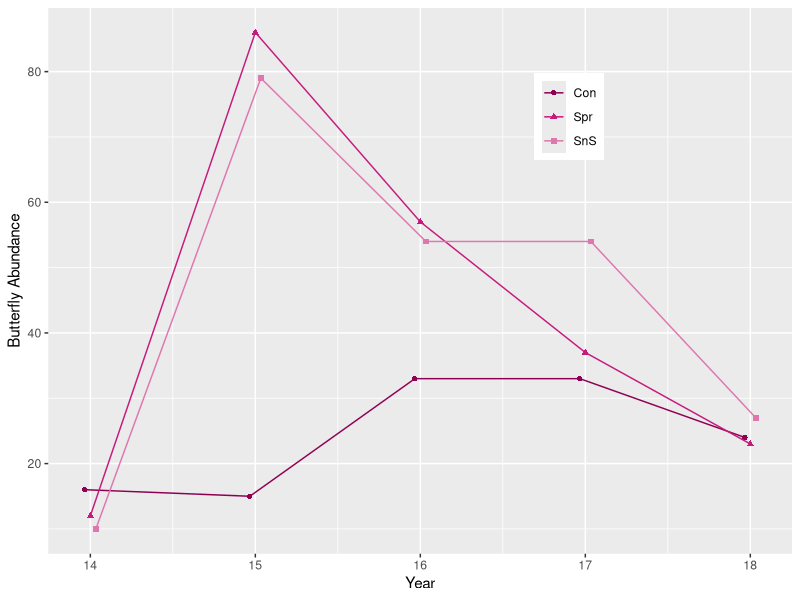
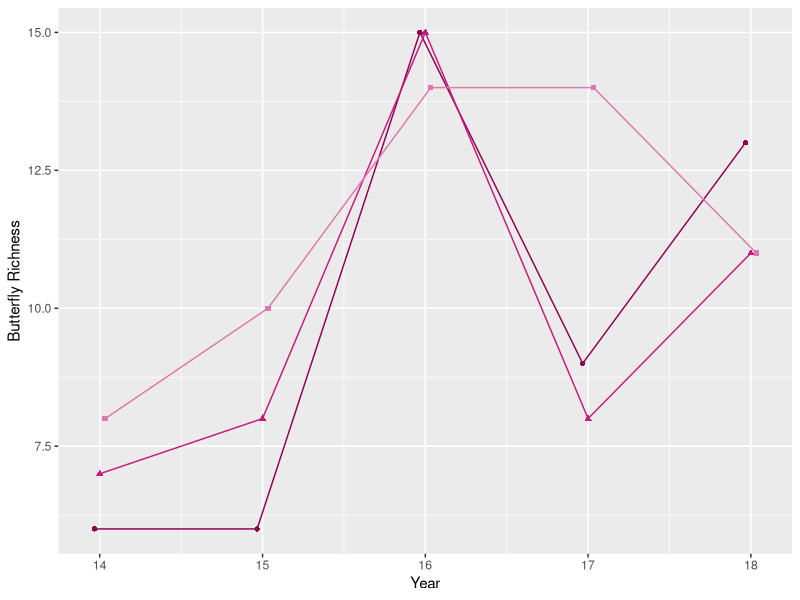
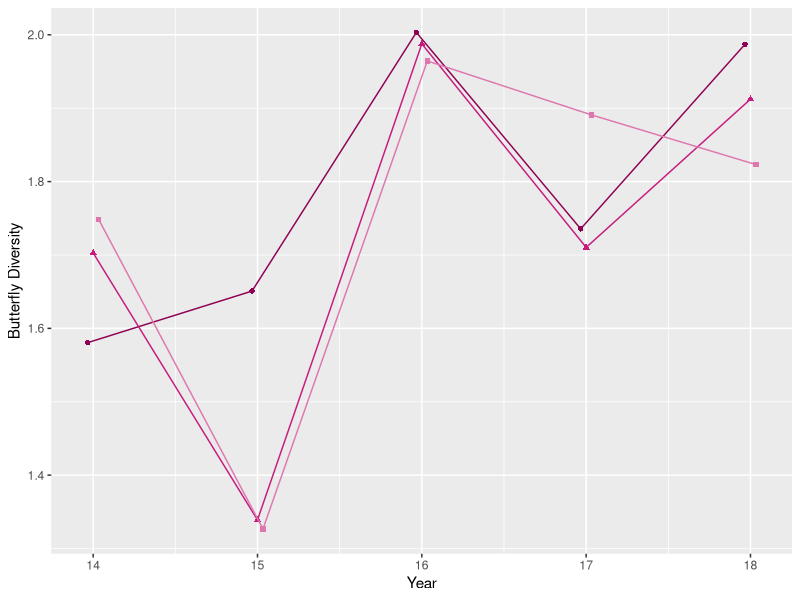
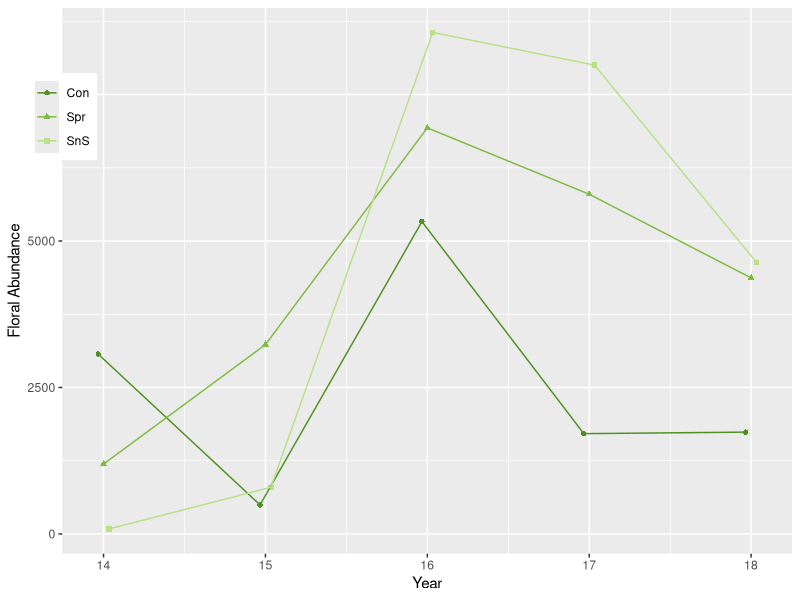
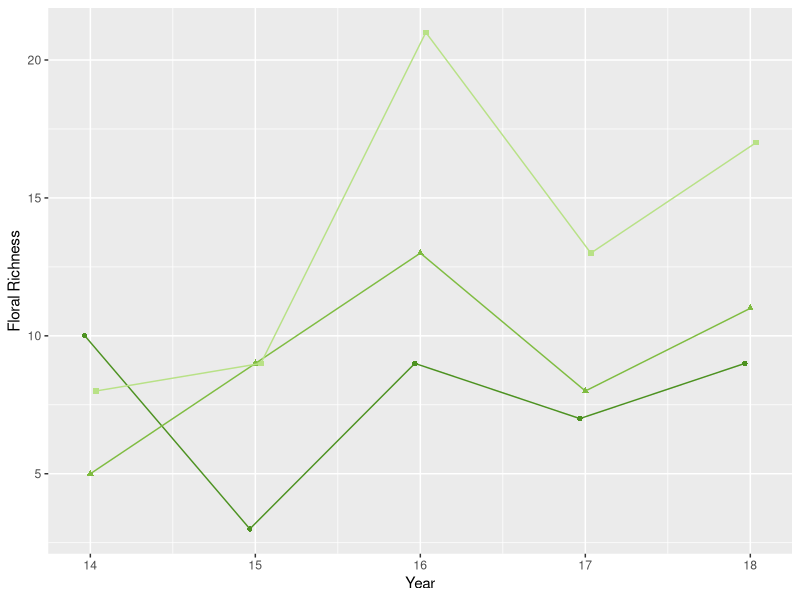
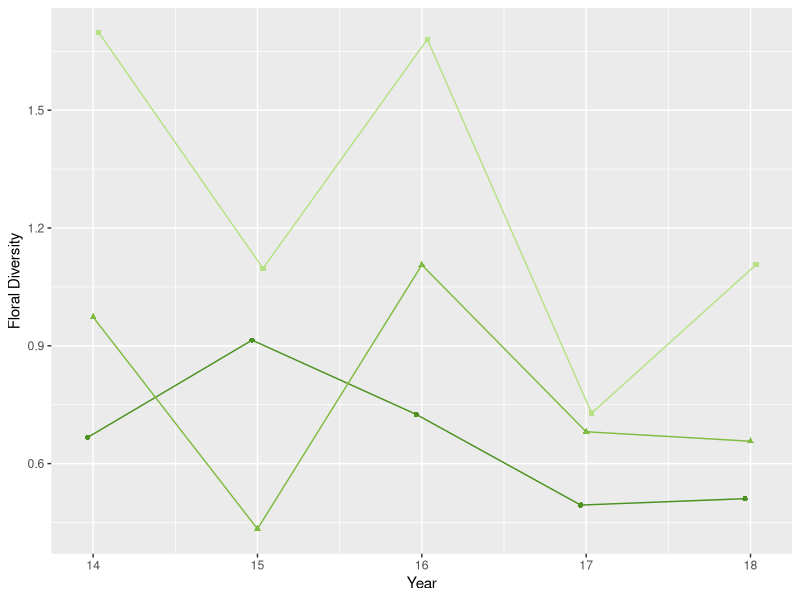
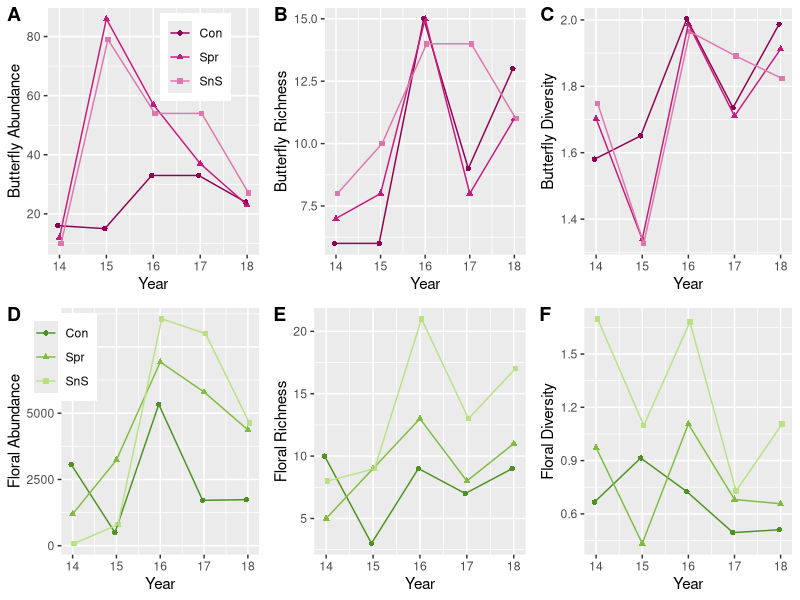

R code for these plots, in order: (Note: this script raises an error after producing the figures.)
##  --------------------------------------------------------------------------------------------------------------------------------------  ##
                         # Herbicide Side Project - Richardson 2 Observations
##  --------------------------------------------------------------------------------------------------------------------------------------  ##
# Written by Nicholas Lyon

# PURPOSE ####
  ## Because RC2 is the only un-grazed and un-burned site, it is not representative of broader treatment response
  ## SO, we generate here figures that indicate the response of this site for observational purposes
  ## While this does not hold the robustness of frequentist statistical methods, it is informative

# Required libraries
library(ggplot2); library(cowplot)

# Set working directory
setwd("~/Documents/School/1. Iowa State/Collaborations/'Herbicide Project/Herbicide.WD")

##  ----------------------------------------------------------------------------------------------------------  ##
                                    # Housekeeping ####
##  ----------------------------------------------------------------------------------------------------------  ##
# Clear environment to reduce error chances
rm(list = ls())

# Pull in data
bf.rc2 <- read.csv("./Data/bf-rc2-wide.csv")
flr.rc2 <- read.csv("./Data/flr-rc2-wide.csv")

# Re-level herbicide treatment levels
unique(bf.rc2$Herb.Trt); unique(flr.rc2$Herb.Trt)
bf.rc2$Herb.Trt <- factor(as.character(bf.rc2$Herb.Trt), levels = c("Con", "Spr", "SnS"))
flr.rc2$Herb.Trt <- factor(as.character(flr.rc2$Herb.Trt), levels = c("Con", "Spr", "SnS"))
unique(bf.rc2$Herb.Trt); unique(flr.rc2$Herb.Trt)

# Plotting shortcuts
bf.cols <- c("Con" = "#8e0152", "Spr" = "#c51b7d", "SnS" = "#de77ae")
flr.cols <- c("Con" = "#4d9221", "Spr" = "#7fbc41", "SnS" = "#b8e186")
shapes <- c("Con" = 21, "Spr" = 22, "SnS" = 24)
dodge <- position_dodge(width = 0.1)

##  ----------------------------------------------------------------------------------------------------------  ##
                                # Butterfly Graphs ####
##  ----------------------------------------------------------------------------------------------------------  ##
# Abundance
bf.rc2.abun <- ggplot(bf.rc2, aes(x = Year, y = Abundance, color = Herb.Trt, shape = Herb.Trt)) +
  geom_point(position = dodge) +
  geom_path(position = dodge) +
  labs(x = "Year", y = "Butterfly Abundance") +
  scale_color_manual(values = bf.cols) +
  theme(legend.position = c(0.7, 0.8), legend.title = element_blank()); bf.rc2.abun

# Species density/richness
bf.rc2.dens <- ggplot(bf.rc2, aes(x = Year, y = Species.Density, color = Herb.Trt, shape = Herb.Trt)) +
  geom_point(position = dodge) +
  geom_path(position = dodge) +
  labs(x = "Year", y = "Butterfly Richness") +
  scale_color_manual(values = bf.cols) +
  theme(legend.position = "none"); bf.rc2.dens

# Diversity
bf.rc2.dive <- ggplot(bf.rc2, aes(x = Year, y = Diversity, color = Herb.Trt, shape = Herb.Trt)) +
  geom_point(position = dodge) +
  geom_path(position = dodge) +
  labs(x = "Year", y = "Butterfly Diversity") +
  scale_color_manual(values = bf.cols) +
  theme(legend.position = "none"); bf.rc2.dive

##  ----------------------------------------------------------------------------------------------------------  ##
                                  # Floral Graphs ####
##  ----------------------------------------------------------------------------------------------------------  ##
# Abundance
flr.rc2.abun <- ggplot(flr.rc2, aes(x = Year, y = Abundance, color = Herb.Trt, shape = Herb.Trt)) +
  geom_point(position = dodge) +
  geom_path(position = dodge) +
  labs(x = "Year", y = "Floral Abundance") +
  scale_color_manual(values = flr.cols) +
  theme(legend.position = c(0, 0.8), legend.title = element_blank()); flr.rc2.abun

# Species density/richness
flr.rc2.dens <- ggplot(flr.rc2, aes(x = Year, y = Species.Density, color = Herb.Trt, shape = Herb.Trt)) +
  geom_point(position = dodge) +
  geom_path(position = dodge) +
  labs(x = "Year", y = "Floral Richness") +
  scale_color_manual(values = flr.cols) +
  theme(legend.position = "none"); flr.rc2.dens

# Diversity
flr.rc2.dive <- ggplot(flr.rc2, aes(x = Year, y = Diversity, color = Herb.Trt, shape = Herb.Trt)) +
  geom_point(position = dodge) +
  geom_path(position = dodge) +
  labs(x = "Year", y = "Floral Diversity") +
  scale_color_manual(values = flr.cols) +
  theme(legend.position = "none"); flr.rc2.dive

##  ----------------------------------------------------------------------------------------------------------  ##
                                # Figure Creation ####
##  ----------------------------------------------------------------------------------------------------------  ##
plot_grid(bf.rc2.abun, bf.rc2.dens, bf.rc2.dive, flr.rc2.abun, flr.rc2.dens, flr.rc2.dive, 
          labels = c("A", "B", "C", "D", "E", "F"), ncol = 3, nrow = 2)

cowplot::ggsave(plot = last_plot(), filename = "./Figures/Richardson2.pdf",
                width = 8, height = 7, units = "in")

# END ####
